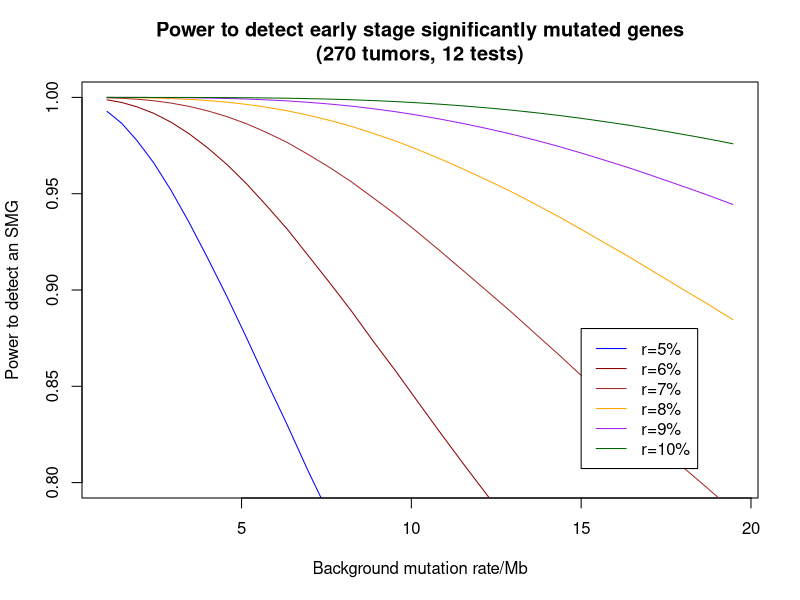

The R source for this figure:
setwd("/Users/nhansen/Bell_EEC")

# This analysis estimates the power to attain significance (q<0.1 for
# Benjamini-Hochberg FDRs) for p-values calculated by MutSigCV from
# 270 early stage tumors for 12 genes that had been discovered to be 
# significantly mutated in late-stage tumors. The calculation uses
# the binomial power model described in "Discovery and saturation
# analysis of cancer genes across 21 tumor types", Nature. 2014 Jan 23;
# 505(7484):495-501.
#
# Nancy F. Hansen
# October 30, 2020

# number of genes to be tested
tests <- 12
# number of early-stage tumors sequenced
N <- 270
# average gene length
L <- 1500
# gene-specific mutation rate valid for ~90% of genes
fg <- 3.9
# fraction of mutated tumors missed
m <- 0.1

# probability a tumor will have a non-synonymous mutation due to background
p_0 <- function(mu) {
  p <- 1 - (1 - mu*fg)^(3*L/4)
  return(p)
}

# probability a tumor will be mutated due to a gene's SMG status
p_1 <- function(r, mu) {
    p <- p_0(mu) + r * (1 - m)
    return(p)
}

# number of tumors that must be mutated to attain significance
Nmutmin <- function(mu) {
  pbg <- p_0(mu)
  perc <- 1 - 0.1/tests
  Nmut <- qbinom(perc, N, pbg)
  return(Nmut)
}

# probability that tumors mutated with p_1 will attain significance
binompower <- function(r, mu) {
  nminmut <- Nmutmin(mu)
  ptum <- p_1(r, mu)
  power <- pbinom(nminmut, N, ptum, lower.tail=FALSE)
  return(power)
}

# code to generate plot in Figure S##:
rvalues <- c(0.05, 0.06, 0.07, 0.08, 0.09, 0.1) # all plotted potential percentages of tumors with nonsyn mutations
allrates <- seq(1,20,0.01) # rate range for plotting (in 1 mutation/Mb)

minratevalues <- list() # will hold values of mut rate where power curve has minima
minpowercurve <- list() # will hold power values at minima

i <- 1
for (r in rvalues) { # generate a curve of local minima power for each possible r value:
  allpowercurve <- sapply(allrates, function(x) {binompower(r, x/1000000)})
  minpointindex <- 1
  minpowercurve[[i]] <- list()
  minratevalues[[i]] <- list()
  for (powerindex in seq(2, length(allpowercurve) - 1)) {
    if ((allpowercurve[powerindex-1] > allpowercurve[powerindex]) && (allpowercurve[powerindex+1] > allpowercurve[powerindex])) {
      minratevalues[[i]][[minpointindex]] <- allrates[powerindex]
      minpowercurve[[i]][[minpointindex]] <- allpowercurve[powerindex]
      minpointindex <- minpointindex + 1
    }
  }
  i <- i+1
}
curvecolors <- c("blue", "darkred", "brown", "orange", "purple", "darkgreen")
rvallabels <- lapply(rvalues, function(x) {paste("r=", x*100, "%", sep="")}) # labels for legend

plot(minratevalues[[1]], minpowercurve[[1]], type="l", ylab="Power to detect an SMG", xlab="Background mutation rate/Mb", col=curvecolors[[1]], ylim=c(0.8, 1.0), main="Power to detect early stage significantly mutated genes\n(270 tumors, 12 tests)")
points(minratevalues[[2]], minpowercurve[[2]], type="l", col=curvecolors[[2]])
points(minratevalues[[3]], minpowercurve[[3]], type="l", col=curvecolors[[3]])
points(minratevalues[[4]], minpowercurve[[4]], type="l", col=curvecolors[[4]])
points(minratevalues[[5]], minpowercurve[[5]], type="l", col=curvecolors[[5]])
points(minratevalues[[6]], minpowercurve[[6]], type="l", col=curvecolors[[6]])

legend(15, 0.88, lty=1, col=c("blue", "darkred", "brown", "orange", "purple", "darkgreen"), rvallabels)

